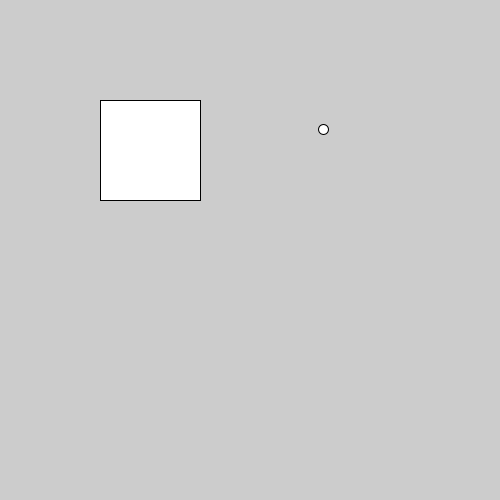
Frame 1 (no input)
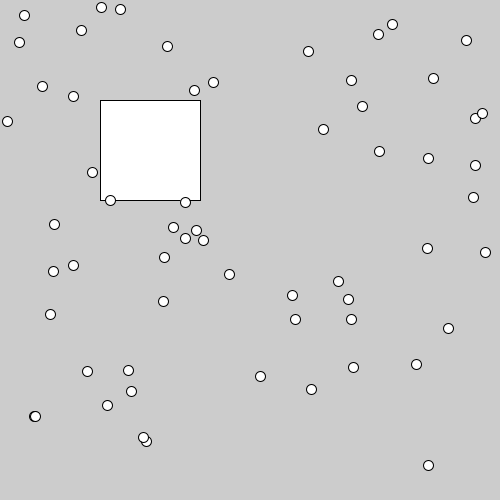
Frame 60 (the mouse pressed at the canvas centre just before this capture)
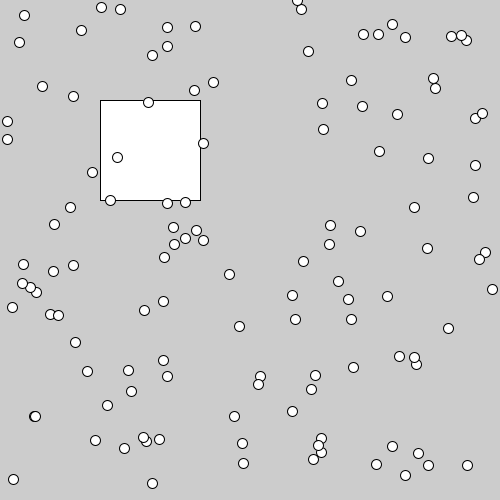
Frame 120 (the mouse held since frame 60 and released just before this capture)

The Processing sketch that drew these frames (run headless with seeded random() and noise(); from frame 60 on, the mouse is pressed at the canvas centre):

// Processing sketch: processing_133299
// ── processing_133299.pde

void setup() {
  size(500,500);
  rect(100,100,100,100);
}

void draw() {

  float x = random(width);
  float y = random(height); 
  ellipse(x,y,10,10);
  
}
